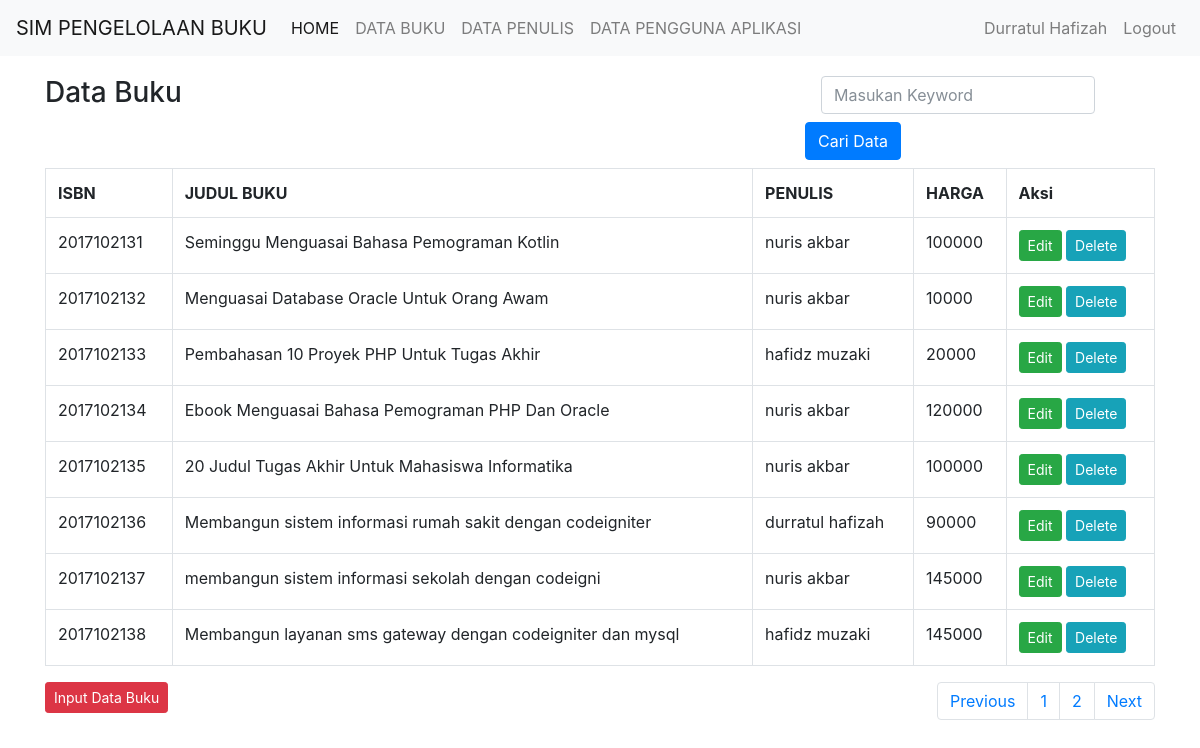
Screenshot of /index.php?hal=1 (signed in) with the database file from the repository.
### tables this page shows
CREATE TABLE `buku` (
  `isbn` varchar(10) NOT NULL,
  `judul_buku` varchar(100) NOT NULL,
  `id_penulis` int(11) NOT NULL,
  `id_kategori` int(11) NOT NULL,
  `deskripsi` text NOT NULL,
  `harga` int(11) NOT NULL,
  `cover` text NOT NULL
);

CREATE TABLE `penulis` (
  `id_penulis` int(11) NOT NULL,
  `nama_penulis` varchar(40) NOT NULL,
  `email` varchar(30) NOT NULL,
  `no_hp` varchar(13) NOT NULL
);

### index.php (the view, shortened to what this page needs)
<?php
include 'header.php';
?>
<div class="container">
    <div class="row">
        <div class="col-8">
            <h3>Data Buku</h3>
        </div>
        <div class="col-4">
            <form method="POST" class="form-inline" action="<?php echo $_SERVER['PHP_SELF']?>">
                <div class="form-group mx-sm-3 mb-2">
                    <input type="text" class="form-control" name="keyword" placeholder="Masukan Keyword">
                </div>
                <button name="pencarian" type="submit" class="btn btn-primary mb-2">Cari Data</button>
            </form>
        </div>
    </div>
    <div class="row">
        <div class="col-12">
            <table class="table table-bordered">
                <tr><th>ISBN</th><th>JUDUL BUKU</th><th>PENULIS</th><th>HARGA</th><th>Aksi</th></tr>
                <?php
                $batas = 8;
                $halaman = isset($_GET['hal']) ? $_GET['hal'] : 0;
                if(isset($_POST['pencarian'])){
                    $keyword = $_POST['keyword'];
                                        $sql = "SELECT b.isbn,b.judul_buku,b.harga,p.nama_penulis,k.nama_kategori
                    FROM buku as b,penulis as p,kategori as k
                    WHERE b.id_penulis=p.id_penulis and k.id_kategori=b.id_kategori and b.judul_buku like '%$keyword%' order by b.isbn ASC limit $halaman,$batas";
                }else{
                    $sql = "SELECT b.isbn,b.judul_buku,b.harga,p.nama_penulis,k.nama_kategori
                    FROM buku as b,penulis as p,kategori as k
                    WHERE b.id_penulis=p.id_penulis and k.id_kategori=b.id_kategori order by b.isbn ASC limit $halaman,$batas";
                }
                $buku = mysqli_query($konek, $sql);
                while ($row = mysqli_fetch_array($buku)) {
                    echo "<tr>
                <td>$row[isbn]</td>
                <td>$row[judul_buku]</td>
                <td>$row[nama_penulis]</td>
                <td>$row[harga]</td>
                <td><a href='edit_buku.php?isbn=$row[isbn]' class='btn btn-success btn-sm'>Edit</a>
                    <a href='delete_buku.php?isbn=$row[isbn]' class='btn btn-info btn-sm'>Delete</a>
                </td>
                </tr>";
                }
                ?>
            </table>
            <div class="float-right">
                <nav aria-label="Page navigation example">
                    <ul class="pagination">
                        <?php
                        if ((!isset($_GET['hal'])) or ($_GET['hal'] == 1)) {
                            $prev = 1;
                        } else {
                            $prev = $_GET['hal'] - 1;
                        }
                        ?>
                        <li class="page-item"><a class="page-link" href="index.php?hal=<?php echo $prev; ?>">Previous</a></li>
                        <?php
                        $sql2 = mysqli_query($konek, "SELECT b.isbn,b.judul_buku,b.harga,p.nama_penulis,k.nama_kategori
                FROM buku as b,penulis as p,kategori as k
                WHERE b.id_penulis=p.id_penulis and k.id_kategori=b.id_kategori order by b.isbn ASC");
                        $jml_data = mysqli_num_rows($sql2);
                        $jml_halaman = ceil($jml_data / $batas);
                        for ($hal = 1; $hal <= $jml_halaman; $hal++) {
                            echo "<li class='page-item'><a class='page-link' href='index.php?hal=$hal'>$hal</a></li>";
                        }
                        ?>
                        <li class="page-item"><a class="page-link" href="index.php?hal=<?php echo $halaman + 1; ?>">Next</a></li>
                    </ul>
                </nav>
            </div>
            <a href="input_buku.php" class="btn btn-danger btn-sm">Input Data Buku</a>
        </div>
    </div>
</div>
<?php
include 'footer.php';
?>

### header.php (style rules this page uses)
.container { margin-top: 20px; }

### rows the page displays
buku: isbn "2017102131", judul_buku "Seminggu Menguasai Bahasa Pemograman Kotlin", id_penulis.nama_penulis "nuris akbar", harga "100000"
buku: isbn "2017102132", judul_buku "Menguasai Database Oracle Untuk Orang Awam", id_penulis.nama_penulis "nuris akbar", harga "10000"
buku: isbn "2017102133", judul_buku "Pembahasan 10 Proyek PHP Untuk Tugas Akhir", id_penulis.nama_penulis "hafidz muzaki", harga "20000"
buku: isbn "2017102134", judul_buku "Ebook Menguasai Bahasa Pemograman PHP Dan Oracle", id_penulis.nama_penulis "nuris akbar", harga "120000"
buku: isbn "2017102135", judul_buku "20 Judul Tugas Akhir Untuk Mahasiswa Informatika", id_penulis.nama_penulis "nuris akbar", harga "100000"
buku: isbn "2017102136", judul_buku "Membangun sistem informasi rumah sakit dengan codeigniter", id_penulis.nama_penulis "durratul hafizah", harga "90000"
buku: isbn "2017102137", judul_buku "membangun sistem informasi sekolah dengan codeigni", id_penulis.nama_penulis "nuris akbar", harga "145000"
buku: isbn "2017102138", judul_buku "Membangun layanan sms gateway dengan codeigniter dan mysql", id_penulis.nama_penulis "hafidz muzaki", harga "145000"

### other values shown
$_SESSION['nama_user'] "Durratul Hafizah"
